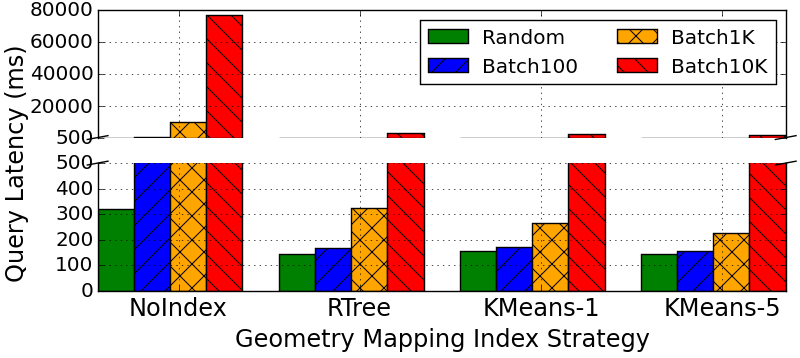

Write Python code to recreate this figure.
#!/usr/bin/env python
# a bar plot with errorbars
import numpy as np
import matplotlib.pyplot as plt

N = 4
Random = (321.1, 143.96, 156.42, 144.57)
Batch100 = (1120.07, 165.83, 171.79, 156.58)
Batch1K = (10045.12, 325.56, 267.13, 224.42)
Batch10K = (76594.73, 3434.05, 2572.04, 2226.05)

RandomSDV = (26, 6.37, 4.31, 0.95)
Batch100SDV = (55.06, 14.93, 13.25, 23.98)
Batch1KSDV = (546.67, 10.45, 37.69, 20.72)
Batch10KSDV = (6194.96, 564.33, 312.15, 300.34)



ind = 0.1+np.arange(N)  # the x locations for the groups
width = 0.2       # the width of the bars

f, (ax, ax2) = plt.subplots(2, 1, sharex=True)
ax.set_ylim([1000, 80000])
ax2.set_ylim([0, 500])

ax.spines['bottom'].set_visible(False)
ax2.spines['top'].set_visible(False)
ax.xaxis.tick_top()
ax.tick_params(labeltop='off')
ax2.xaxis.tick_bottom()

rects1 = ax.bar(ind, Random, width, color='green')
rects2 = ax.bar(ind+width, Batch100, width, color='blue', hatch="/")
rects3 = ax.bar(ind+2*width, Batch1K, width, color='orange', hatch="x")
rects4 = ax.bar(ind+3*width, Batch10K, width, color='red', hatch="\\")
ax2.bar(ind, Random, width, color='green')
ax2.bar(ind+width, Batch100, width, color='blue', hatch="/")
ax2.bar(ind+2*width, Batch1K, width, color='orange', hatch="x")
ax2.bar(ind+3*width, Batch10K, width, color='red', hatch="\\")
ax.grid(True)
ax2.grid(True)

ax.set_yticklabels((500, 20000, 40000, 60000, 80000), size='large')
ax2.set_yticklabels((0, 100, 200, 300, 400, 500), size='large')

#args = dict(horizontalalignment='left', verticalalignment='bottom')
# add some text for labels, title and axes ticks
ax2.set_xlabel('Geometry Mapping Index Strategy', size='x-large')
ax2.set_ylabel('Query Latency (ms)', size='x-large', labelpad=20)
ax2.yaxis.set_label_coords(-0.1, 1.0)
ax.set_xticks(ind+0.45)
ax2.set_xticklabels( ('NoIndex', 'RTree', 'KMeans-1', 'KMeans-5'), size='x-large') 
ax.legend( (rects1[0], rects2[0], rects3[0], rects4[0]), ('Random', 'Batch100', 'Batch1K', 'Batch10K'), loc='best', ncol=2)
ax.yaxis.set_ticks((500, 20000, 40000, 60000, 80000))

d = .015
kwargs = dict(transform=ax.transAxes, color='k', clip_on=False)
ax.plot((-d,+d),(-d,+d), **kwargs)      # top-left diagonal
ax.plot((1-d,1+d),(-d,+d), **kwargs)    # top-right diagonal

kwargs.update(transform=ax2.transAxes)  # switch to the bottom axes
ax2.plot((-d,+d),(1-d,1+d), **kwargs)   # bottom-left diagonal
ax2.plot((1-d,1+d),(1-d,1+d), **kwargs) # bottom-right diagonal

plt.show()
